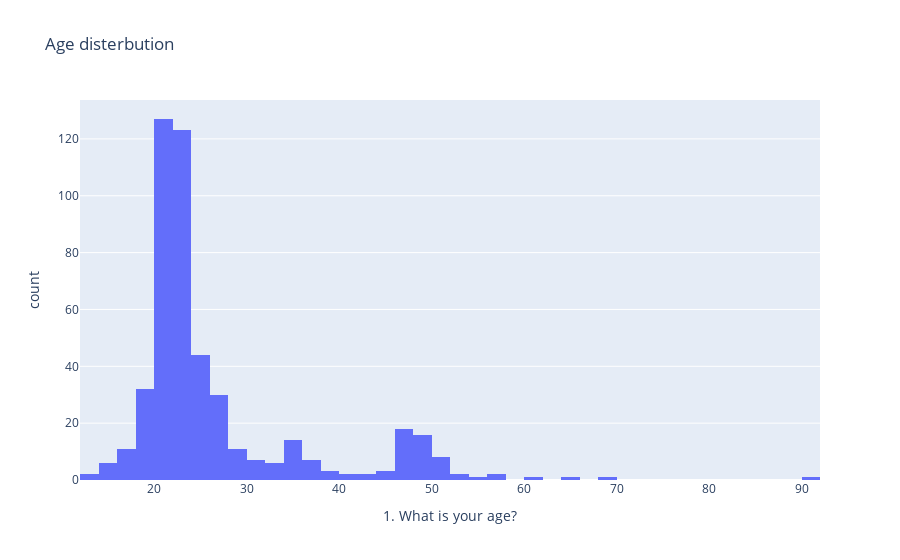
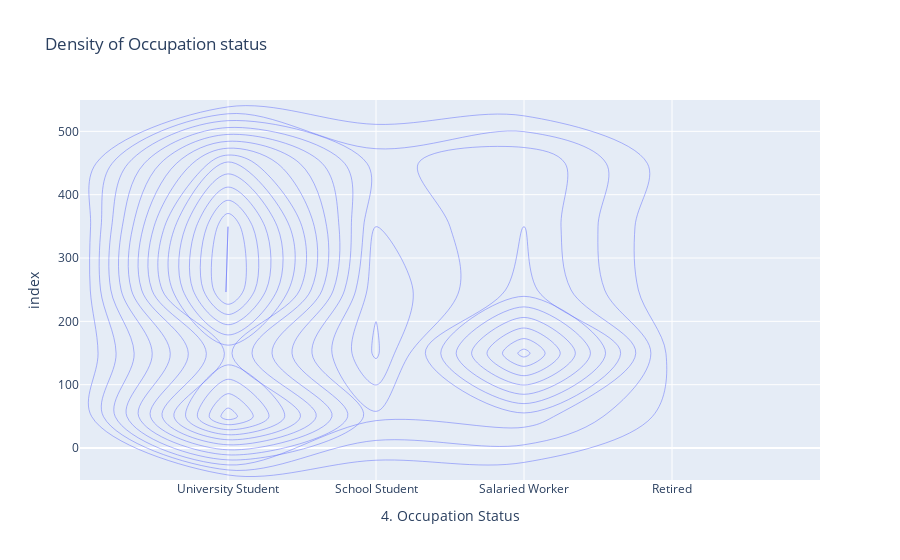

Source (notebook cell) for these figures, in order:
### Markdown cell above
### Univariate Visualization
* Plot two Charts
* Provide each charts with at least two insights

### Code cell
fig = px.histogram(df, x='1. What is your age?', title='Age disterbution')
fig.show()
fig = px.density_contour(df, x='4. Occupation Status', title='Density of Occupation status')
fig.show()

### Figure 1 — Plotly figure (JSON) as saved in the notebook; plotly's stock layout.template omitted (floating-point values rounded to 4 significant figures; data arrays with more than 128 entries replaced by an {"elided": "..."} marker saying what was removed)
{"data": [{"alignmentgroup": "True", "bingroup": "x", "hovertemplate": "1. What is your age?=%{x}<br>count=%{y}<extra></extra>", "legendgroup": "", "marker": {"color": "#636efa", "pattern": {"shape": ""}}, "name": "", "offsetgroup": "", "orientation": "v", "showlegend": false, "type": "histogram", "x": {"elided": "481 float values"}, "xaxis": "x", "yaxis": "y"}], "layout": {"autosize": true, "barmode": "relative", "legend": {"tracegroupgap": 0}, "title": {"text": "Age disterbution"}, "xaxis": {"anchor": "y", "autorange": true, "domain": [0, 1], "range": [12, 92], "title": {"text": "1. What is your age?"}, "type": "linear"}, "yaxis": {"anchor": "x", "autorange": true, "domain": [0, 1], "range": [0, 133.7], "title": {"text": "count"}}}}

### Figure 2 — Plotly figure (JSON) as saved in the notebook; plotly's stock layout.template omitted (floating-point values rounded to 4 significant figures; data arrays with more than 128 entries replaced by an {"elided": "..."} marker saying what was removed)
{"data": [{"autocontour": true, "contours": {"coloring": "none", "end": 70, "size": 5, "start": 5}, "hovertemplate": "4. Occupation Status=%{x}<br>index=%{y}<br>count=%{z}<extra></extra>", "legendgroup": "", "line": {"color": "#636efa"}, "name": "", "showlegend": false, "type": "histogram2dcontour", "x": {"elided": "481 str values"}, "xaxis": "x", "xbingroup": "x", "y": {"elided": "481 int values"}, "yaxis": "y", "ybingroup": "y"}], "layout": {"autosize": true, "legend": {"tracegroupgap": 0}, "title": {"text": "Density of Occupation status"}, "xaxis": {"anchor": "y", "autorange": true, "domain": [0, 1], "range": [-1, 4], "showspikes": false, "title": {"text": "4. Occupation Status"}, "type": "category"}, "yaxis": {"anchor": "x", "autorange": true, "domain": [0, 1], "range": [-50.5, 549.5], "showspikes": false, "title": {"text": "index"}, "type": "linear"}}}
